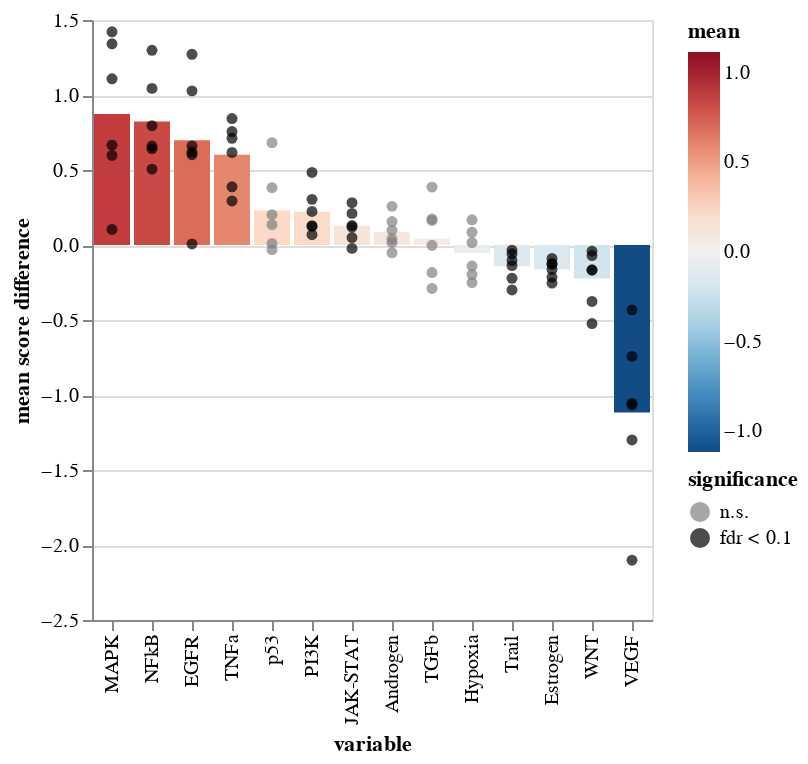

The cell this chart's notebook holds for it:
### Code cell
ch = sh.pairwise.plot_paired_fc(
    pb_pw_malignant_b,
    groupby="cell_phenotype",
    paired_by="patient",
    metric="diff",
    var_names=res["variable"].tolist(),
    de_res_df=res,
    pvalue_col="fdr",
    var_col="variable",
)
ch.save(
    f"{artifact_dir}/progeny_malignant_b_vs_fos_malignant_b_fold_change_barchart.svg"
)
ch.display()

### Figure 1 — Vega-Lite specification as saved in the notebook (floating-point values rounded to 4 significant figures)
{"config": {"view": {"continuousWidth": 400, "continuousHeight": 300}}, "layer": [{"data": {"name": "data-5b8ecddf2854e4dba942c7493bf5ac2e"}, "mark": "bar", "encoding": {"color": {"field": "mean", "scale": {"domain": [-1.116, 1.116], "reverse": true, "scheme": "redblue"}, "type": "quantitative"}, "x": {"field": "variable", "sort": ["MAPK", "NFkB", "EGFR", "TNFa", "p53", "PI3K", "JAK-STAT", "Androgen", "TGFb", "Hypoxia", "Trail", "Estrogen", "WNT", "VEGF"], "type": "nominal"}, "y": {"field": "mean", "type": "quantitative"}}}, {"data": {"name": "data-8d695c19910f82242c86072b978ed377"}, "mark": "circle", "encoding": {"color": {"field": "significance", "scale": {"domain": ["n.s.", "fdr < 0.1"], "range": ["grey", "black"]}, "type": "nominal"}, "x": {"field": "variable", "sort": ["MAPK", "NFkB", "EGFR", "TNFa", "p53", "PI3K", "JAK-STAT", "Androgen", "TGFb", "Hypoxia", "Trail", "Estrogen", "WNT", "VEGF"], "type": "nominal"}, "y": {"field": "value", "title": "mean score difference", "type": "quantitative"}}}], "$schema": "https://vega.github.io/schema/vega-lite/v4.17.0.json", "datasets": {"data-5b8ecddf2854e4dba942c7493bf5ac2e": [{"variable": "Androgen", "mean": 0.08604}, {"variable": "EGFR", "mean": 0.698}, {"variable": "Estrogen", "mean": -0.1619}, {"variable": "Hypoxia", "mean": -0.05298}, {"variable": "JAK-STAT", "mean": 0.1283}, {"variable": "MAPK", "mean": 0.8728}, {"variable": "NFkB", "mean": 0.8239}, {"variable": "PI3K", "mean": 0.2221}, {"variable": "TGFb", "mean": 0.04124}, {"variable": "TNFa", "mean": 0.6015}, {"variable": "Trail", "mean": -0.1424}, {"variable": "VEGF", "mean": -1.116}, {"variable": "WNT", "mean": -0.2241}, {"variable": "p53", "mean": 0.2302}], "data-8d695c19910f82242c86072b978ed377": [{"patient": "P1", "variable": "Androgen", "value": 0.2576, "mean": 0.08604, "coef": 0.08604, "intercept": 0.1628, "pvalue": 0.1135, "group": "fos_malignant_b", "fdr": 0.1324, "significance": "n.s."}, {"patient": "P2", "variable": "Androgen", "value": -0.05198, "mean": 0.08604, "coef": 0.08604, "intercept": 0.1628, "pvalue": 0.1135, "group": "fos_malignant_b", "fdr": 0.1324, "significance": "n.s."}, {"patient": "P3", "variable": "Androgen", "value": 0.1564, "mean": 0.08604, "coef": 0.08604, "intercept": 0.1628, "pvalue": 0.1135, "group": "fos_malignant_b", "fdr": 0.1324, "significance": "n.s."}, {"patient": "P4", "variable": "Androgen", "value": 0.09751, "mean": 0.08604, "coef": 0.08604, "intercept": 0.1628, "pvalue": 0.1135, "group": "fos_malignant_b", "fdr": 0.1324, "significance": "n.s."}, {"patient": "P5", "variable": "Androgen", "value": 0.01673, "mean": 0.08604, "coef": 0.08604, "intercept": 0.1628, "pvalue": 0.1135, "group": "fos_malignant_b", "fdr": 0.1324, "significance": "n.s."}, {"patient": "P6", "variable": "Androgen", "value": 0.03995, "mean": 0.08604, "coef": 0.08604, "intercept": 0.1628, "pvalue": 0.1135, "group": "fos_malignant_b", "fdr": 0.1324, "significance": "n.s."}, {"patient": "P1", "variable": "EGFR", "value": 1.271, "mean": 0.698, "coef": 0.698, "intercept": 0.0422, "pvalue": 0.01073, "group": "fos_malignant_b", "fdr": 0.02504, "significance": "fdr < 0.1"}, {"patient": "P2", "variable": "EGFR", "value": 0.6608, "mean": 0.698, "coef": 0.698, "intercept": 0.0422, "pvalue": 0.01073, "group": "fos_malignant_b", "fdr": 0.02504, "significance": "fdr < 0.1"}, {"patient": "P3", "variable": "EGFR", "value": 1.028, "mean": 0.698, "coef": 0.698, "intercept": 0.0422, "pvalue": 0.01073, "group": "fos_malignant_b", "fdr": 0.02504, "significance": "fdr < 0.1"}, {"patient": "P4", "variable": "EGFR", "value": 0.6192, "mean": 0.698, "coef": 0.698, "intercept": 0.0422, "pvalue": 0.01073, "group": "fos_malignant_b", "fdr": 0.02504, "significance": "fdr < 0.1"}, {"patient": "P5", "variable": "EGFR", "value": 0.6021, "mean": 0.698, "coef": 0.698, "intercept": 0.0422, "pvalue": 0.01073, "group": "fos_malignant_b", "fdr": 0.02504, "significance": "fdr < 0.1"}, {"patient": "P6", "variable": "EGFR", "value": 0.007012, "mean": 0.698, "coef": 0.698, "intercept": 0.0422, "pvalue": 0.01073, "group": "fos_malignant_b", "fdr": 0.02504, "significance": "fdr < 0.1"}, {"patient": "P1", "variable": "Estrogen", "value": -0.2536, "mean": -0.1619, "coef": -0.1619, "intercept": -0.2655, "pvalue": 0.001354, "group": "fos_malignant_b", "fdr": 0.006319, "significance": "fdr < 0.1"}, {"patient": "P2", "variable": "Estrogen", "value": -0.1286, "mean": -0.1619, "coef": -0.1619, "intercept": -0.2655, "pvalue": 0.001354, "group": "fos_malignant_b", "fdr": 0.006319, "significance": "fdr < 0.1"}, {"patient": "P3", "variable": "Estrogen", "value": -0.08953, "mean": -0.1619, "coef": -0.1619, "intercept": -0.2655, "pvalue": 0.001354, "group": "fos_malignant_b", "fdr": 0.006319, "significance": "fdr < 0.1"}, {"patient": "P4", "variable": "Estrogen", "value": -0.1227, "mean": -0.1619, "coef": -0.1619, "intercept": -0.2655, "pvalue": 0.001354, "group": "fos_malignant_b", "fdr": 0.006319, "significance": "fdr < 0.1"}, {"patient": "P5", "variable": "Estrogen", "value": -0.2143, "mean": -0.1619, "coef": -0.1619, "intercept": -0.2655, "pvalue": 0.001354, "group": "fos_malignant_b", "fdr": 0.006319, "significance": "fdr < 0.1"}, {"patient": "P6", "variable": "Estrogen", "value": -0.1627, "mean": -0.1619, "coef": -0.1619, "intercept": -0.2655, "pvalue": 0.001354, "group": "fos_malignant_b", "fdr": 0.006319, "significance": "fdr < 0.1"}, {"patient": "P1", "variable": "Hypoxia", "value": -0.2502, "mean": -0.05298, "coef": -0.05298, "intercept": 0.2704, "pvalue": 0.4728, "group": "fos_malignant_b", "fdr": 0.5092, "significance": "n.s."}, {"patient": "P2", "variable": "Hypoxia", "value": 0.1678, "mean": -0.05298, "coef": -0.05298, "intercept": 0.2704, "pvalue": 0.4728, "group": "fos_malignant_b", "fdr": 0.5092, "significance": "n.s."}, {"patient": "P3", "variable": "Hypoxia", "value": -0.1969, "mean": -0.05298, "coef": -0.05298, "intercept": 0.2704, "pvalue": 0.4728, "group": "fos_malignant_b", "fdr": 0.5092, "significance": "n.s."}, {"patient": "P4", "variable": "Hypoxia", "value": -0.1402, "mean": -0.05298, "coef": -0.05298, "intercept": 0.2704, "pvalue": 0.4728, "group": "fos_malignant_b", "fdr": 0.5092, "significance": "n.s."}, {"patient": "P5", "variable": "Hypoxia", "value": 0.08494, "mean": -0.05298, "coef": -0.05298, "intercept": 0.2704, "pvalue": 0.4728, "group": "fos_malignant_b", "fdr": 0.5092, "significance": "n.s."}, {"patient": "P6", "variable": "Hypoxia", "value": 0.01663, "mean": -0.05298, "coef": -0.05298, "intercept": 0.2704, "pvalue": 0.4728, "group": "fos_malignant_b", "fdr": 0.5092, "significance": "n.s."}, {"patient": "P1", "variable": "JAK-STAT", "value": 0.1198, "mean": 0.1283, "coef": 0.1283, "intercept": -0.08752, "pvalue": 0.03448, "group": "fos_malignant_b", "fdr": 0.04827, "significance": "fdr < 0.1"}, {"patient": "P2", "variable": "JAK-STAT", "value": -0.02255, "mean": 0.1283, "coef": 0.1283, "intercept": -0.08752, "pvalue": 0.03448, "group": "fos_malignant_b", "fdr": 0.04827, "significance": "fdr < 0.1"}, {"patient": "P3", "variable": "JAK-STAT", "value": 0.13, "mean": 0.1283, "coef": 0.1283, "intercept": -0.08752, "pvalue": 0.03448, "group": "fos_malignant_b", "fdr": 0.04827, "significance": "fdr < 0.1"}, {"patient": "P4", "variable": "JAK-STAT", "value": 0.04979, "mean": 0.1283, "coef": 0.1283, "intercept": -0.08752, "pvalue": 0.03448, "group": "fos_malignant_b", "fdr": 0.04827, "significance": "fdr < 0.1"}, {"patient": "P5", "variable": "JAK-STAT", "value": 0.282, "mean": 0.1283, "coef": 0.1283, "intercept": -0.08752, "pvalue": 0.03448, "group": "fos_malignant_b", "fdr": 0.04827, "significance": "fdr < 0.1"}, {"patient": "P6", "variable": "JAK-STAT", "value": 0.2108, "mean": 0.1283, "coef": 0.1283, "intercept": -0.08752, "pvalue": 0.03448, "group": "fos_malignant_b", "fdr": 0.04827, "significance": "fdr < 0.1"}, {"patient": "P1", "variable": "MAPK", "value": 1.421, "mean": 0.8728, "coef": 0.8728, "intercept": -0.1534, "pvalue": 0.008369, "group": "fos_malignant_b", "fdr": 0.02343, "significance": "fdr < 0.1"}, {"patient": "P2", "variable": "MAPK", "value": 0.597, "mean": 0.8728, "coef": 0.8728, "intercept": -0.1534, "pvalue": 0.008369, "group": "fos_malignant_b", "fdr": 0.02343, "significance": "fdr < 0.1"}, {"patient": "P3", "variable": "MAPK", "value": 1.341, "mean": 0.8728, "coef": 0.8728, "intercept": -0.1534, "pvalue": 0.008369, "group": "fos_malignant_b", "fdr": 0.02343, "significance": "fdr < 0.1"}, {"patient": "P4", "variable": "MAPK", "value": 1.108, "mean": 0.8728, "coef": 0.8728, "intercept": -0.1534, "pvalue": 0.008369, "group": "fos_malignant_b", "fdr": 0.02343, "significance": "fdr < 0.1"}, {"patient": "P5", "variable": "MAPK", "value": 0.6656, "mean": 0.8728, "coef": 0.8728, "intercept": -0.1534, "pvalue": 0.008369, "group": "fos_malignant_b", "fdr": 0.02343, "significance": "fdr < 0.1"}, {"patient": "P6", "variable": "MAPK", "value": 0.1035, "mean": 0.8728, "coef": 0.8728, "intercept": -0.1534, "pvalue": 0.008369, "group": "fos_malignant_b", "fdr": 0.02343, "significance": "fdr < 0.1"}, {"patient": "P1", "variable": "NFkB", "value": 1.298, "mean": 0.8239, "coef": 0.8239, "intercept": 0.09071, "pvalue": 0.001025, "group": "fos_malignant_b", "fdr": 0.006319, "significance": "fdr < 0.1"}, {"patient": "P2", "variable": "NFkB", "value": 0.5053, "mean": 0.8239, "coef": 0.8239, "intercept": 0.09071, "pvalue": 0.001025, "group": "fos_malignant_b", "fdr": 0.006319, "significance": "fdr < 0.1"}, {"patient": "P3", "variable": "NFkB", "value": 1.044, "mean": 0.8239, "coef": 0.8239, "intercept": 0.09071, "pvalue": 0.001025, "group": "fos_malignant_b", "fdr": 0.006319, "significance": "fdr < 0.1"}, {"patient": "P4", "variable": "NFkB", "value": 0.6594, "mean": 0.8239, "coef": 0.8239, "intercept": 0.09071, "pvalue": 0.001025, "group": "fos_malignant_b", "fdr": 0.006319, "significance": "fdr < 0.1"}, {"patient": "P5", "variable": "NFkB", "value": 0.7957, "mean": 0.8239, "coef": 0.8239, "intercept": 0.09071, "pvalue": 0.001025, "group": "fos_malignant_b", "fdr": 0.006319, "significance": "fdr < 0.1"}, {"patient": "P6", "variable": "NFkB", "value": 0.6408, "mean": 0.8239, "coef": 0.8239, "intercept": 0.09071, "pvalue": 0.001025, "group": "fos_malignant_b", "fdr": 0.006319, "significance": "fdr < 0.1"}, {"patient": "P1", "variable": "PI3K", "value": 0.06848, "mean": 0.2221, "coef": 0.2221, "intercept": -0.058, "pvalue": 0.01631, "group": "fos_malignant_b", "fdr": 0.03235, "significance": "fdr < 0.1"}, {"patient": "P2", "variable": "PI3K", "value": 0.3042, "mean": 0.2221, "coef": 0.2221, "intercept": -0.058, "pvalue": 0.01631, "group": "fos_malignant_b", "fdr": 0.03235, "significance": "fdr < 0.1"}, {"patient": "P3", "variable": "PI3K", "value": 0.4837, "mean": 0.2221, "coef": 0.2221, "intercept": -0.058, "pvalue": 0.01631, "group": "fos_malignant_b", "fdr": 0.03235, "significance": "fdr < 0.1"}, {"patient": "P4", "variable": "PI3K", "value": 0.1234, "mean": 0.2221, "coef": 0.2221, "intercept": -0.058, "pvalue": 0.01631, "group": "fos_malignant_b", "fdr": 0.03235, "significance": "fdr < 0.1"}, {"patient": "P5", "variable": "PI3K", "value": 0.1291, "mean": 0.2221, "coef": 0.2221, "intercept": -0.058, "pvalue": 0.01631, "group": "fos_malignant_b", "fdr": 0.03235, "significance": "fdr < 0.1"}, {"patient": "P6", "variable": "PI3K", "value": 0.2239, "mean": 0.2221, "coef": 0.2221, "intercept": -0.058, "pvalue": 0.01631, "group": "fos_malignant_b", "fdr": 0.03235, "significance": "fdr < 0.1"}, {"patient": "P1", "variable": "TGFb", "value": 0.3858, "mean": 0.04124, "coef": 0.04124, "intercept": -0.2297, "pvalue": 0.7031, "group": "fos_malignant_b", "fdr": 0.7031, "significance": "n.s."}, {"patient": "P2", "variable": "TGFb", "value": -0.1839, "mean": 0.04124, "coef": 0.04124, "intercept": -0.2297, "pvalue": 0.7031, "group": "fos_malignant_b", "fdr": 0.7031, "significance": "n.s."}, {"patient": "P3", "variable": "TGFb", "value": 0.1729, "mean": 0.04124, "coef": 0.04124, "intercept": -0.2297, "pvalue": 0.7031, "group": "fos_malignant_b", "fdr": 0.7031, "significance": "n.s."}, {"patient": "P4", "variable": "TGFb", "value": 0.1642, "mean": 0.04124, "coef": 0.04124, "intercept": -0.2297, "pvalue": 0.7031, "group": "fos_malignant_b", "fdr": 0.7031, "significance": "n.s."}, {"patient": "P5", "variable": "TGFb", "value": -0.001948, "mean": 0.04124, "coef": 0.04124, "intercept": -0.2297, "pvalue": 0.7031, "group": "fos_malignant_b", "fdr": 0.7031, "significance": "n.s."}, {"patient": "P6", "variable": "TGFb", "value": -0.2895, "mean": 0.04124, "coef": 0.04124, "intercept": -0.2297, "pvalue": 0.7031, "group": "fos_malignant_b", "fdr": 0.7031, "significance": "n.s."}, {"patient": "P1", "variable": "TNFa", "value": 0.7111, "mean": 0.6015, "coef": 0.6015, "intercept": 0.2052, "pvalue": 0.001047, "group": "fos_malignant_b", "fdr": 0.006319, "significance": "fdr < 0.1"}, {"patient": "P2", "variable": "TNFa", "value": 0.2937, "mean": 0.6015, "coef": 0.6015, "intercept": 0.2052, "pvalue": 0.001047, "group": "fos_malignant_b", "fdr": 0.006319, "significance": "fdr < 0.1"}, {"patient": "P3", "variable": "TNFa", "value": 0.756, "mean": 0.6015, "coef": 0.6015, "intercept": 0.2052, "pvalue": 0.001047, "group": "fos_malignant_b", "fdr": 0.006319, "significance": "fdr < 0.1"}, {"patient": "P4", "variable": "TNFa", "value": 0.3879, "mean": 0.6015, "coef": 0.6015, "intercept": 0.2052, "pvalue": 0.001047, "group": "fos_malignant_b", "fdr": 0.006319, "significance": "fdr < 0.1"}, {"patient": "P5", "variable": "TNFa", "value": 0.8428, "mean": 0.6015, "coef": 0.6015, "intercept": 0.2052, "pvalue": 0.001047, "group": "fos_malignant_b", "fdr": 0.006319, "significance": "fdr < 0.1"}, {"patient": "P6", "variable": "TNFa", "value": 0.6172, "mean": 0.6015, "coef": 0.6015, "intercept": 0.2052, "pvalue": 0.001047, "group": "fos_malignant_b", "fdr": 0.006319, "significance": "fdr < 0.1"}, {"patient": "P1", "variable": "Trail", "value": -0.05837, "mean": -0.1424, "coef": -0.1424, "intercept": 0.1513, "pvalue": 0.01849, "group": "fos_malignant_b", "fdr": 0.03235, "significance": "fdr < 0.1"}, {"patient": "P2", "variable": "Trail", "value": -0.1029, "mean": -0.1424, "coef": -0.1424, "intercept": 0.1513, "pvalue": 0.01849, "group": "fos_malignant_b", "fdr": 0.03235, "significance": "fdr < 0.1"}, {"patient": "P3", "variable": "Trail", "value": -0.1375, "mean": -0.1424, "coef": -0.1424, "intercept": 0.1513, "pvalue": 0.01849, "group": "fos_malignant_b", "fdr": 0.03235, "significance": "fdr < 0.1"}, {"patient": "P4", "variable": "Trail", "value": -0.2998, "mean": -0.1424, "coef": -0.1424, "intercept": 0.1513, "pvalue": 0.01849, "group": "fos_malignant_b", "fdr": 0.03235, "significance": "fdr < 0.1"}, {"patient": "P5", "variable": "Trail", "value": -0.03403, "mean": -0.1424, "coef": -0.1424, "intercept": 0.1513, "pvalue": 0.01849, "group": "fos_malignant_b", "fdr": 0.03235, "significance": "fdr < 0.1"}, {"patient": "P6", "variable": "Trail", "value": -0.2218, "mean": -0.1424, "coef": -0.1424, "intercept": 0.1513, "pvalue": 0.01849, "group": "fos_malignant_b", "fdr": 0.03235, "significance": "fdr < 0.1"}, {"patient": "P1", "variable": "VEGF", "value": -2.102, "mean": -1.116, "coef": -1.116, "intercept": -0.4333, "pvalue": 0.004854, "group": "fos_malignant_b", "fdr": 0.01699, "significance": "fdr < 0.1"}, {"patient": "P2", "variable": "VEGF", "value": -1.066, "mean": -1.116, "coef": -1.116, "intercept": -0.4333, "pvalue": 0.004854, "group": "fos_malignant_b", "fdr": 0.01699, "significance": "fdr < 0.1"}, {"patient": "P3", "variable": "VEGF", "value": -1.299, "mean": -1.116, "coef": -1.116, "intercept": -0.4333, "pvalue": 0.004854, "group": "fos_malignant_b", "fdr": 0.01699, "significance": "fdr < 0.1"}, {"patient": "P4", "variable": "VEGF", "value": -1.056, "mean": -1.116, "coef": -1.116, "intercept": -0.4333, "pvalue": 0.004854, "group": "fos_malignant_b", "fdr": 0.01699, "significance": "fdr < 0.1"}, {"patient": "P5", "variable": "VEGF", "value": -0.7425, "mean": -1.116, "coef": -1.116, "intercept": -0.4333, "pvalue": 0.004854, "group": "fos_malignant_b", "fdr": 0.01699, "significance": "fdr < 0.1"}, {"patient": "P6", "variable": "VEGF", "value": -0.4324, "mean": -1.116, "coef": -1.116, "intercept": -0.4333, "pvalue": 0.004854, "group": "fos_malignant_b", "fdr": 0.01699, "significance": "fdr < 0.1"}, {"patient": "P1", "variable": "WNT", "value": -0.1654, "mean": -0.2241, "coef": -0.2241, "intercept": 0.2518, "pvalue": 0.03297, "group": "fos_malignant_b", "fdr": 0.04827, "significance": "fdr < 0.1"}, {"patient": "P2", "variable": "WNT", "value": -0.04105, "mean": -0.2241, "coef": -0.2241, "intercept": 0.2518, "pvalue": 0.03297, "group": "fos_malignant_b", "fdr": 0.04827, "significance": "fdr < 0.1"}, {"patient": "P3", "variable": "WNT", "value": -0.5236, "mean": -0.2241, "coef": -0.2241, "intercept": 0.2518, "pvalue": 0.03297, "group": "fos_malignant_b", "fdr": 0.04827, "significance": "fdr < 0.1"}, {"patient": "P4", "variable": "WNT", "value": -0.3764, "mean": -0.2241, "coef": -0.2241, "intercept": 0.2518, "pvalue": 0.03297, "group": "fos_malignant_b", "fdr": 0.04827, "significance": "fdr < 0.1"}, {"patient": "P5", "variable": "WNT", "value": -0.1679, "mean": -0.2241, "coef": -0.2241, "intercept": 0.2518, "pvalue": 0.03297, "group": "fos_malignant_b", "fdr": 0.04827, "significance": "fdr < 0.1"}, {"patient": "P6", "variable": "WNT", "value": -0.07046, "mean": -0.2241, "coef": -0.2241, "intercept": 0.2518, "pvalue": 0.03297, "group": "fos_malignant_b", "fdr": 0.04827, "significance": "fdr < 0.1"}, {"patient": "P1", "variable": "p53", "value": 0.682, "mean": 0.2302, "coef": 0.2302, "intercept": 0.2212, "pvalue": 0.08749, "group": "fos_malignant_b", "fdr": 0.1114, "significance": "n.s."}, {"patient": "P2", "variable": "p53", "value": 0.01078, "mean": 0.2302, "coef": 0.2302, "intercept": 0.2212, "pvalue": 0.08749, "group": "fos_malignant_b", "fdr": 0.1114, "significance": "n.s."}, {"patient": "P3", "variable": "p53", "value": 0.3822, "mean": 0.2302, "coef": 0.2302, "intercept": 0.2212, "pvalue": 0.08749, "group": "fos_malignant_b", "fdr": 0.1114, "significance": "n.s."}, {"patient": "P4", "variable": "p53", "value": 0.2026, "mean": 0.2302, "coef": 0.2302, "intercept": 0.2212, "pvalue": 0.08749, "group": "fos_malignant_b", "fdr": 0.1114, "significance": "n.s."}, {"patient": "P5", "variable": "p53", "value": 0.1352, "mean": 0.2302, "coef": 0.2302, "intercept": 0.2212, "pvalue": 0.08749, "group": "fos_malignant_b", "fdr": 0.1114, "significance": "n.s."}, {"patient": "P6", "variable": "p53", "value": -0.0316, "mean": 0.2302, "coef": 0.2302, "intercept": 0.2212, "pvalue": 0.08749, "group": "fos_malignant_b", "fdr": 0.1114, "significance": "n.s."}]}}
